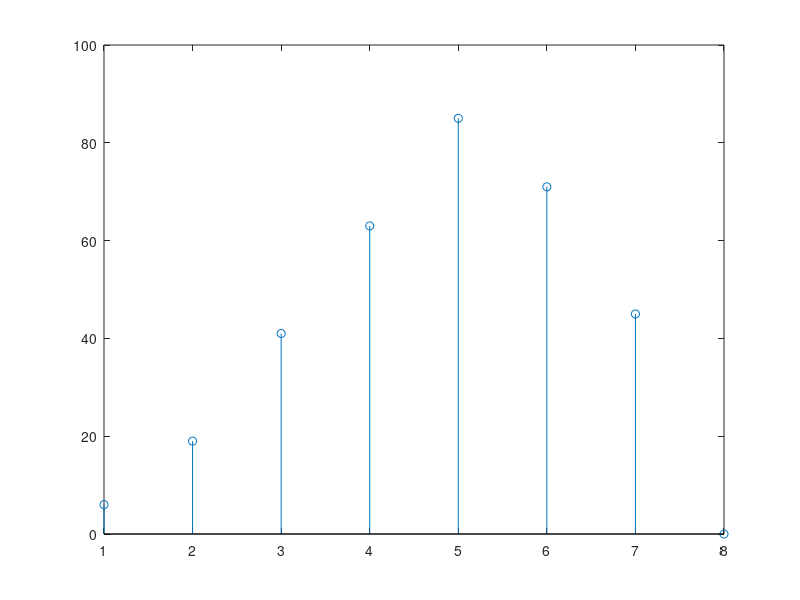

Recreate this plot in MATLAB.
%Convolution

clc
clear

x=[1 2 3 4 5];

h=[6 7 9 0];

%y[n]=sum{n=-infty}{+infty}{x[n]} * {h[n-k]}{=}  x[n]  * h[n]


z=conv(x,h)

stem(z)